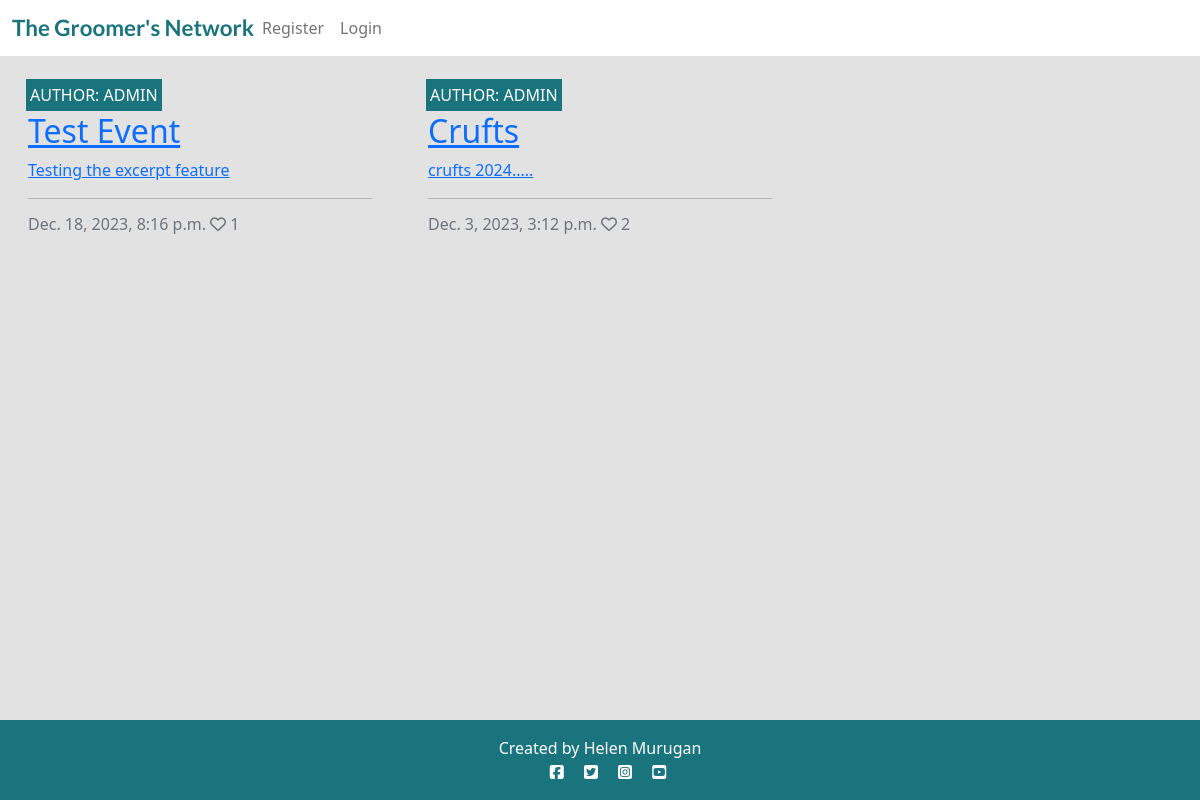
/events/events/, run on the app's committed database.
### event/models.py (models this page shows, shortened)
class Event(models.Model):
    title = models.CharField(
            max_length=200,
            verbose_name="event",
        )
    slug = models.SlugField(
        max_length=200,
        unique=True
        )
    author = models.ForeignKey(
        User,
        on_delete=models.CASCADE,
        related_name="event_events"
    )
    content = models.TextField(
        blank=True,
        null=True,
    )
    featured_image = CloudinaryField(
        'image',
        default='placeholder'
        )
    excerpt = models.TextField(
        blank=True,
        null=True,
        max_length=200,
        )
    created_on = models.DateTimeField(
        auto_now_add=True
        )
    updated_on = models.DateTimeField(
        auto_now=True
        )
    location = models.CharField(
        blank=True,
        null=True,
        max_length=30,
    )
    date_time = models.DateTimeField(
        verbose_name='Date and Time'
    )
    likes = models.ManyToManyField(
        User,
        related_name='event_likes',
        blank=True,
    )
    class Meta:
        ordering = ["-created_on"]
    def number_of_likes(self):
        return self.likes.count()

### event/views.py (the view)
# urls.py: path("events/", views.EventList.as_view(), name="event"),
class EventList(generic.ListView):
    model = Event
    queryset = Event.objects.order_by("-created_on")
    template_name = "event.html"
    paginate_by = 6

### templates/event.html (shortened to what this page needs)
{% extends "base.html" %}
{% block content %}
<div class="container-fluid">
    <div class="row">
        <div class="col-12 mt-3 left">
            <div class="row">
                {% for event in event_list %}
                <div class="col-md-4">
                    <div class="card mb-4">
                        <div class="card-body">
                            <div class="image-container">
                                <div class="image-flash">
                                    <p class="author">Author: {{ event.author }}</p>
                                </div>
                            </div>
                            <a href="{% url 'event_detail' event.slug  %}" class="event-link">
                                <h2 class="card-title">{{ event.title }}</h2>
                                <p class="card-text">{{ event.excerpt }}</p>
                            </a>
                            <hr />
                            <p class="card-text text-muted h6">{{ event.created_on}} <i class="far fa-heart"></i>
                                {{ event.number_of_likes }}</p>
                        </div>
                    </div>
                </div>
                {% endfor %}
            </div>
        </div>
    </div>
</div>
{%endblock%}

### static/css/style.css (style rules this page uses)
body { background-color: #F9FAFC; }
.main-bg { background-color: #E2E2E2; }
.card { border: none; background-color: transparent; }
.image-container { position: relative; }
.image-flash { position: absolute; bottom: 5%; min-width: 30%; left: -2px; background-color: #19747E; }
.author { color: white; margin: 4px; text-transform: uppercase; }

### data on the page
Event: author "ADMIN", title "Test Event", excerpt "Testing the excerpt feature", created_on "Dec. 18, 2023, 8:16 p.m.", number_of_likes "1"
Event: author "ADMIN", title "Crufts", excerpt "crufts 2024.....", created_on "Dec. 3, 2023, 3:12 p.m.", number_of_likes "2"
